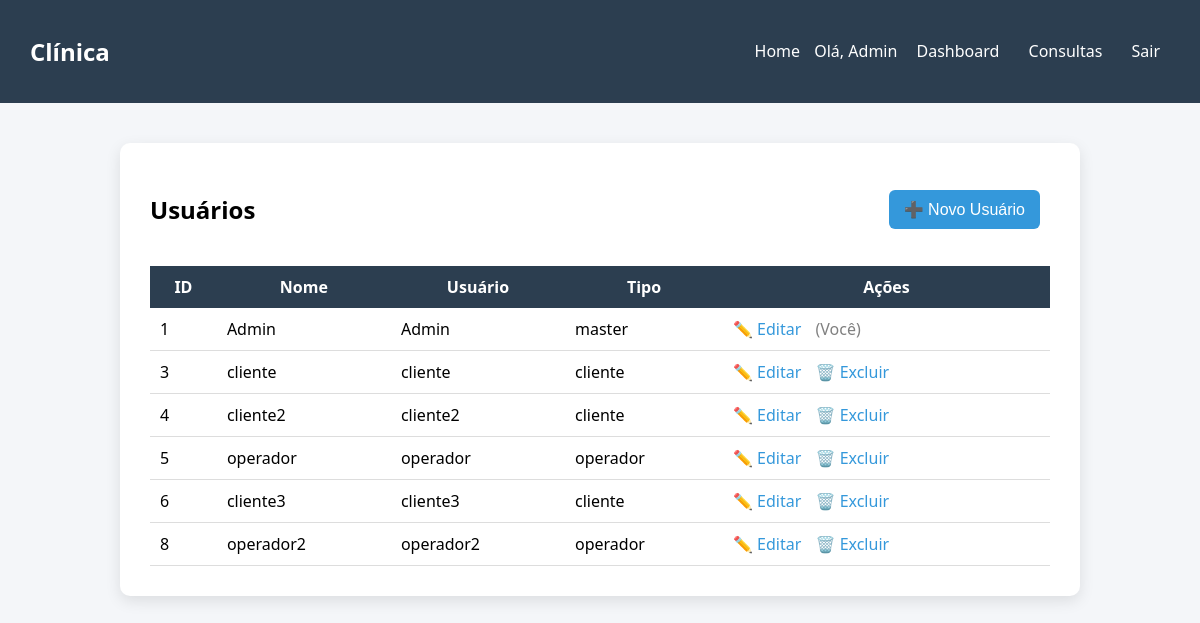
/usuarios (signed in), run on the app's committed database.
### tables this page shows
CREATE TABLE usuarios (
        id INTEGER PRIMARY KEY AUTOINCREMENT,
        nome TEXT,
        usuario TEXT UNIQUE,
        senha TEXT,
        tipo TEXT
    );

### app.py (the view)
@app.route('/usuarios')
def usuarios():
    if session.get('tipo') not in ['master', 'operador']:
        return redirect('/')
    conn = conectar()
    cursor = conn.cursor()
    if session['tipo'] == 'operador':
        cursor.execute("SELECT * FROM usuarios WHERE tipo='cliente'")
    else:
        cursor.execute("SELECT * FROM usuarios")
    lista = cursor.fetchall()
    conn.close()
    return render_template('usuarios.html', usuarios=lista)

### app.py (called while the page is built)
def conectar():
    return sqlite3.connect('database.db')

### templates/usuarios.html
{% extends 'base.html' %}
{% block content %}
<div style="display: flex; justify-content: space-between; align-items: center;">
    <h2>Usuários</h2>
    <a href="/novo_usuario">
        <button style="width:auto; padding:10px 15px;">
            ➕ Novo Usuário
        </button>
    </a>
</div>
<table>
<tr>
    <th>ID</th>
    <th>Nome</th>
    <th>Usuário</th>
    <th>Tipo</th>
    <th>Ações</th>
</tr>
{% for u in usuarios %}
<tr>
    <td>{{ u[0] }}</td>
    <td>{{ u[1] }}</td>
    <td>{{ u[2] }}</td>
    <td>{{ u[4] }}</td>
    <td>
        <a href="/editar_usuario/{{ u[0] }}">✏️ Editar</a>
        {% if u[0] != session['usuario_id'] %}
            <a href="/excluir_usuario/{{ u[0] }}">🗑️ Excluir</a>
        {% else %}
            <span style="color: gray;">(Você)</span>
        {% endif %}
    </td>
</tr>
{% endfor %}
</table>
{% endblock %}

### templates/base.html (shortened to what this page needs)
<!DOCTYPE html>
<html>
<head>
    <link rel="stylesheet" href="{{ url_for('static', filename='style.css') }}">
</head>
<body>
<nav>
    <h2>Clínica</h2>
    <div>
        <a href="/">Home</a>
        {% if session.get('usuario_id') %}
            <span>Olá, {{ session['nome'] }}</span>
            <a href="/dashboard">Dashboard</a>
            <a href="/consultas">Consultas</a>
            <a href="/logout">Sair</a>
        {% else %}
            <a href="/login">Login</a>
            <a href="/cadastro">Cadastro</a>
        {% endif %}
    </div>
</nav>
<div class="container">
    {% block content %}{% endblock %}
</div>
</body>
</html>

### static/style.css (style rules this page uses)
body { font-family: 'Segoe UI', Tahoma, Geneva, Verdana, sans-serif; margin: 0; background-color: #f4f6f9; }
nav { background: #2c3e50; color: white; padding: 15px 30px; display: flex; justify-content: space-between; align-items: center; }
nav a { color: white; margin-left: 15px; text-decoration: none; font-weight: 500; }
.container { max-width: 900px; margin: 40px auto; background: white; padding: 30px; border-radius: 10px; box-shadow: 0 5px 15px rgba(0,0,0,0.1); }
h2 { margin-bottom: 20px; }
button { background: #3498db; color: white; border: none; padding: 12px; border-radius: 6px; cursor: pointer; width: 100%; font-size: 16px; }
table { width: 100%; border-collapse: collapse; margin-top: 20px; }
table th { background: #2c3e50; color: white; padding: 10px; }
table td { padding: 10px; border-bottom: 1px solid #ddd; }
a { text-decoration: none; color: #3498db; margin-right: 10px; }

### data on the page
usuarios: id "1", nome "Admin", usuario "Admin", tipo "master", shows "(Você)"
usuarios: id "3", nome "cliente", usuario "cliente", tipo "cliente"
usuarios: id "4", nome "cliente2", usuario "cliente2", tipo "cliente"
usuarios: id "5", nome "operador", usuario "operador", tipo "operador"
usuarios: id "6", nome "cliente3", usuario "cliente3", tipo "cliente"
usuarios: id "8", nome "operador2", usuario "operador2", tipo "operador"

### other printed values
{{ session['nome'] }} "Admin"
